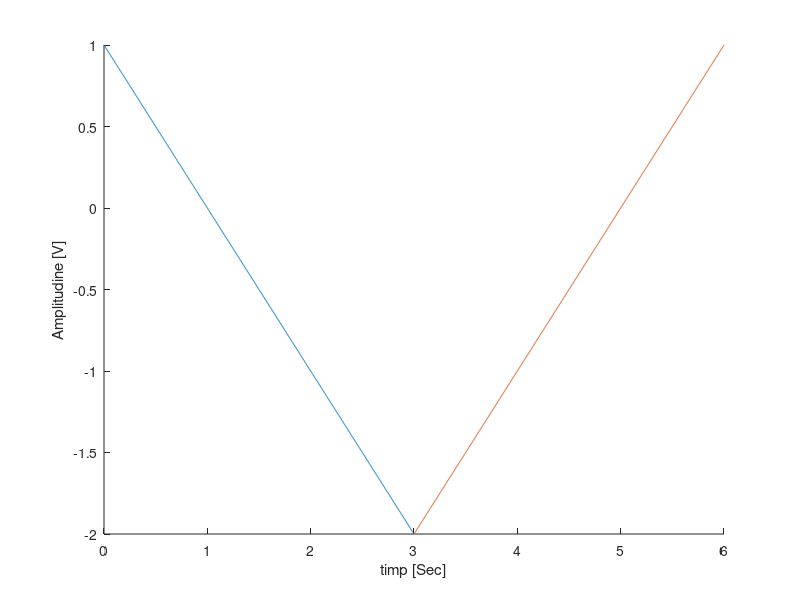

Reproduce this figure in MATLAB.
x=0:.002:3;
hold on
y=1-x;
plot(x,y)
x=3:.002:6;
y=x-5;
plot(x,y)
axis([0 6 -2 1])
xlabel('timp [Sec]');
ylabel('Amplitudine [V]');
